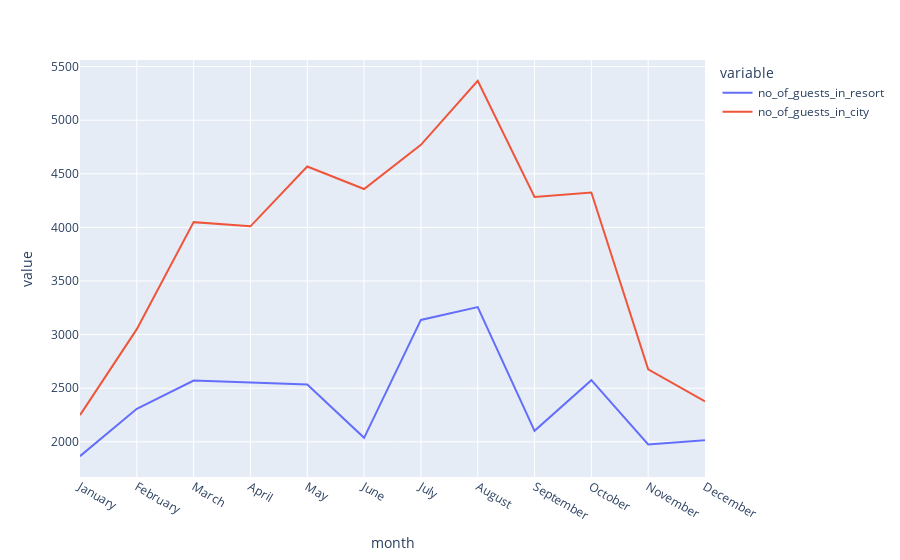

The code cell stored with this chart in its notebook:
### Code cell
px.line(data_frame=final_rush,x='month',y=['no_of_guests_in_resort','no_of_guests_in_city'])

### Figure 1 — Plotly figure (JSON) as saved in the notebook; plotly's stock layout.template omitted (floating-point values rounded to 4 significant figures)
{"data": [{"hovertemplate": "variable=no_of_guests_in_resort<br>month=%{x}<br>value=%{y}<extra></extra>", "legendgroup": "no_of_guests_in_resort", "line": {"color": "#636efa", "dash": "solid"}, "marker": {"symbol": "circle"}, "mode": "lines", "name": "no_of_guests_in_resort", "orientation": "v", "showlegend": true, "type": "scatter", "x": ["January", "February", "March", "April", "May", "June", "July", "August", "September", "October", "November", "December"], "xaxis": "x", "y": [1866, 2308, 2571, 2550, 2535, 2037, 3137, 3257, 2102, 2575, 1975, 2014], "yaxis": "y"}, {"hovertemplate": "variable=no_of_guests_in_city<br>month=%{x}<br>value=%{y}<extra></extra>", "legendgroup": "no_of_guests_in_city", "line": {"color": "#EF553B", "dash": "solid"}, "marker": {"symbol": "circle"}, "mode": "lines", "name": "no_of_guests_in_city", "orientation": "v", "showlegend": true, "type": "scatter", "x": ["January", "February", "March", "April", "May", "June", "July", "August", "September", "October", "November", "December"], "xaxis": "x", "y": [2249, 3051, 4049, 4010, 4568, 4358, 4770, 5367, 4283, 4326, 2676, 2377], "yaxis": "y"}], "layout": {"autosize": true, "legend": {"title": {"text": "variable"}, "tracegroupgap": 0}, "margin": {"t": 60}, "xaxis": {"anchor": "y", "autorange": true, "domain": [0, 1], "range": [0, 11], "title": {"text": "month"}, "type": "category"}, "yaxis": {"anchor": "x", "autorange": true, "domain": [0, 1], "range": [1672.0, 5562.0], "title": {"text": "value"}, "type": "linear"}}}
